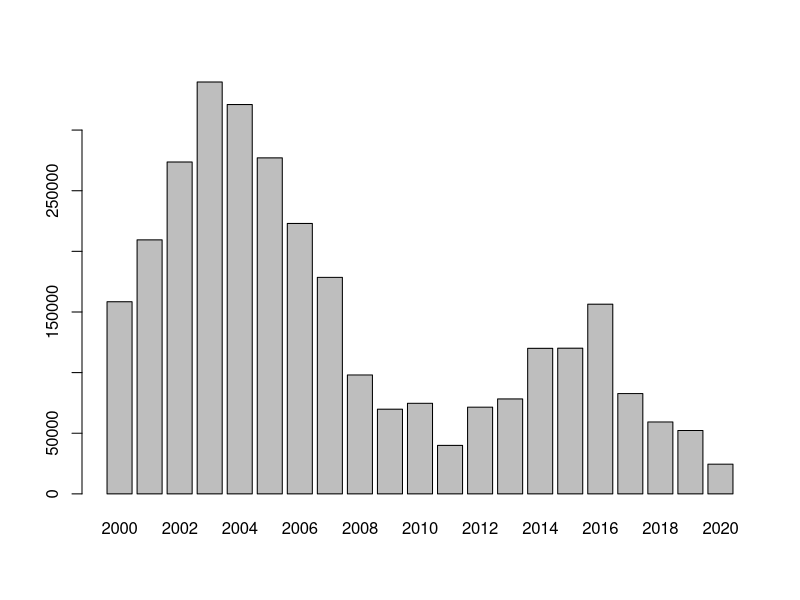
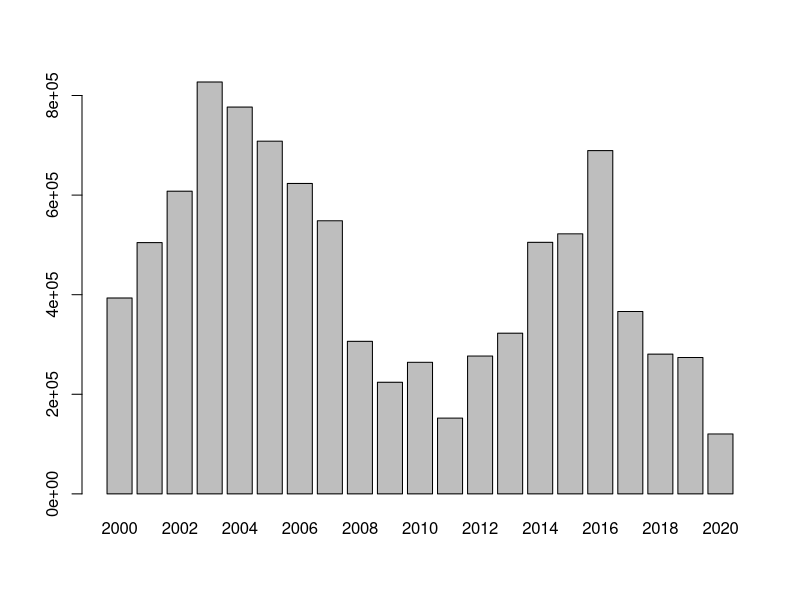
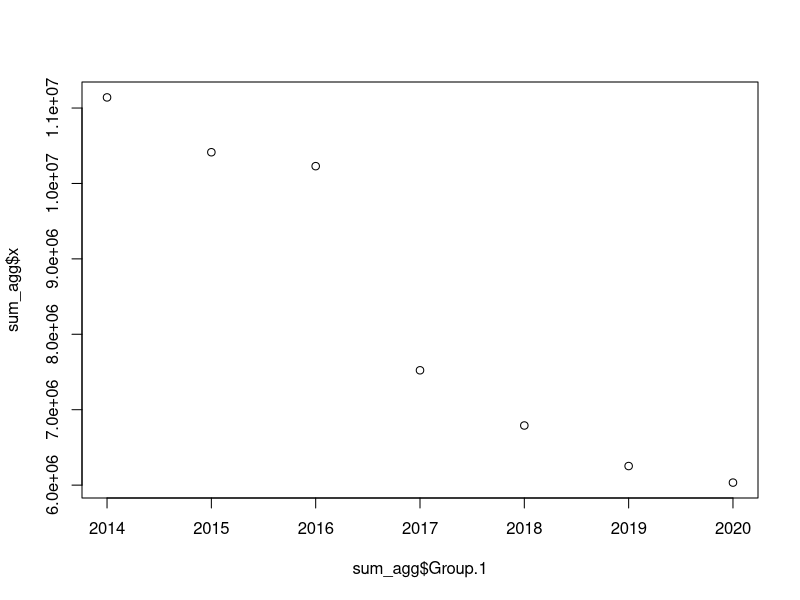
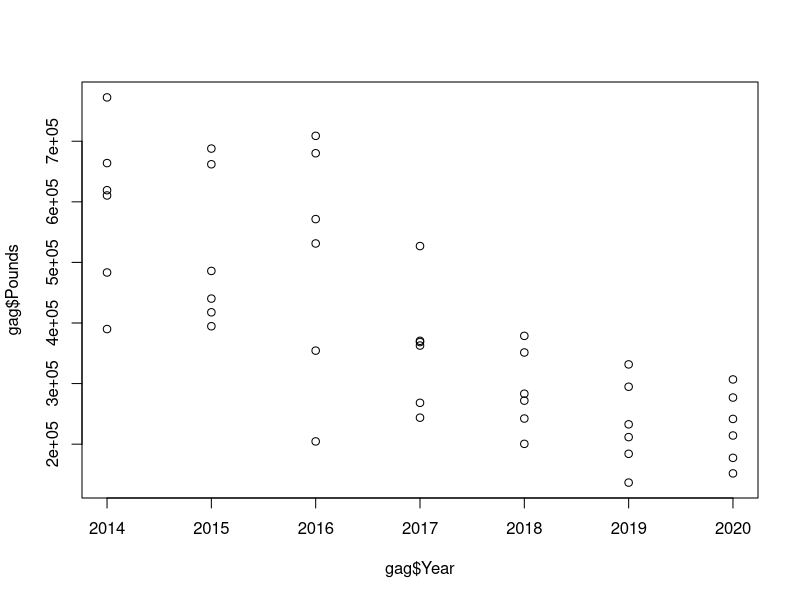
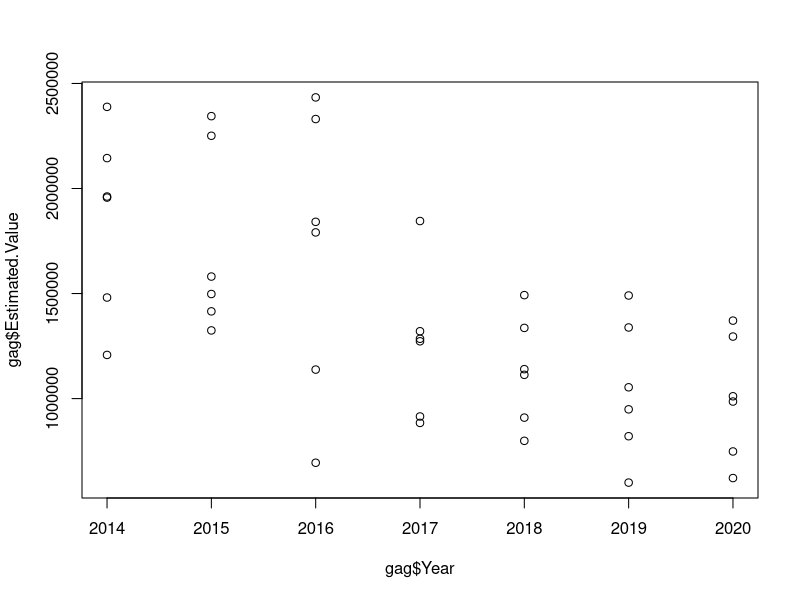
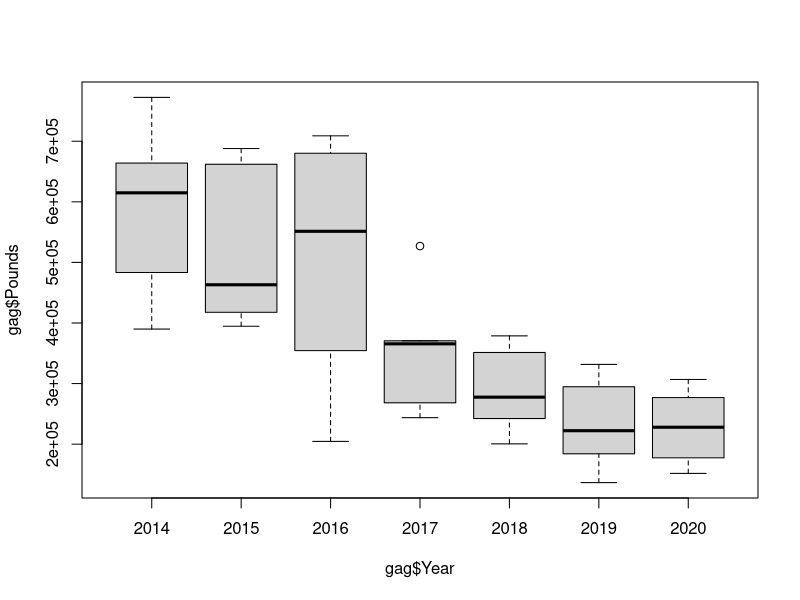
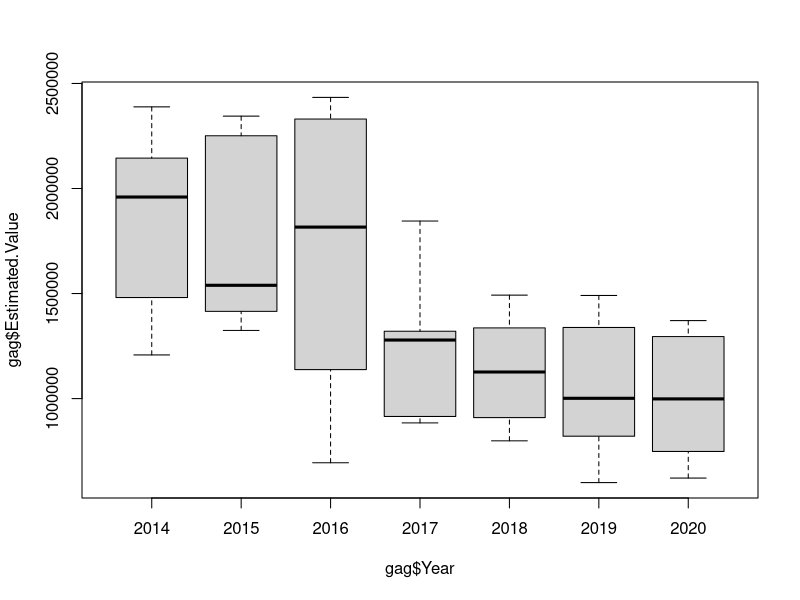
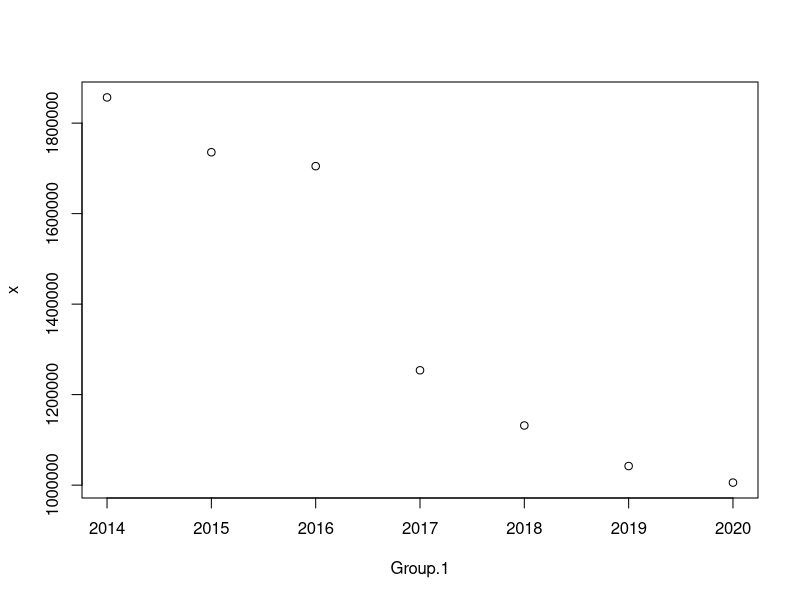

The R script that drew these images, in order:
library(lubridate)

setwd('~/Documents/R/Github/FL_seafood_landings/data')

### load data, skip first 9 lines because they are metadata
data <- read.csv('fl_landings_year.csv',skip=9)
### make some factors for easier parsing
data$Area.Description <- as.factor(data$Area.Description)
data$Species <- as.factor(data$Species)
### pull out Gag Grouper
ind_gag <- grep('gag',data$Species,ignore.case = T)
### pull out Ft Myers
ind_FM <- grep('fort myers',data$Area.Description,ignore.case = T)
### pull out Gag landed in Fort Myers
ind_FM_gag <- base::intersect(ind_gag,ind_FM)

gag <- data[ind_FM_gag,]

barplot(gag$Pounds,names.arg = gag$Year)
barplot(gag$Estimated.Value,names.arg = gag$Year)


### data by month
data <- read.csv('fl_landings_month.csv',skip=9)
data <- data[data$Year>2013,]
ind_gag <- grep('grouper, red',data$Species,ignore.case = T)
ind_ytd <- which(data$Month=='January' |
                      data$Month=='February' |
                      data$Month=='March' |
                      data$Month=='April' |
                      data$Month=='May' |
                      data$Month=='June')
### pull out Gag landed in year to date
ind_gag_ytd <- base::intersect(ind_gag,ind_ytd)
gag <- data[ind_gag,]
gag <- data[ind_gag_ytd,]
# gag <- data
sum_agg <- aggregate(gag$Estimated.Value,by=list(gag$Year),sum,na.rm=T)
plot(sum_agg$Group.1,sum_agg$x)

plot(gag$Year,gag$Pounds)
plot(gag$Year,gag$Estimated.Value)

boxplot(gag$Pounds~gag$Year)
boxplot(gag$Estimated.Value~gag$Year)

mths <- unique(gag$Month)
# plot(0,0,xlim=c(2013,2021),ylim=c(1e5,25e5))
setwd('~/Documents/R/Github/FL_seafood_landings/figures')
png('grouper_landings.png',width=12,height=10,units='in',res=300)
par(bg='gray20',mar=c(5,5,4,1))
b <- boxplot(gag$Estimated.Value~gag$Year,
             at=2014:2020,
             col='gray20',variwidth=T,border='white',
             xlab='Year',ylab='Estimated Value (millions USD)',
             staplewex=0,lty=1,lwd=2,axes=F,col.lab='white',cex.lab=2)
axis(1, col="white", col.ticks="white", col.axis="white", cex.axis=1.5)
axis(2, seq(5e5,25e5,5e5), seq(.5,2.5,.5), col="white", col.ticks="white", col.axis="white", cex.axis=1.5,las=1)
title('Florida red grouper landings ',cex.main=3,col.main='white')
mtext('Source: Florida Fish and Wildlife Commission',
      line=3,side=1,adj=1,cex=1,col='white')
mtext('Graphic by: Brendan Turley @crabtails',
      line=4,side=1,adj=1,cex=1,col='white')
box(col='white')
for(i in 1:6){
  temp <- gag[gag$Month==mths[i],]
  points(temp$Year,temp$Estimated.Value,
         col=(i+1),pch=i,lty=i,typ='b',lwd=4,cex=4)
}
legend('topright',
       c('Jan','Feb','Mar','Apr','May','Jun'),
       pch=1:6,col=2:7,bty='n',cex=2,lwd=3,text.col='white',pt.cex=3,lty=1:6)
dev.off()
# median_agg <- aggregate(gag$Estimated.Value,by=list(gag$Year),median,na.rm=T)
# points(median_agg$Group.1,median_agg$x,pch='-',cex=2,lwd=3)

sum_agg <- aggregate(gag$Estimated.Value,by=list(gag$Year),mean,na.rm=T)
plot(sum_agg)
